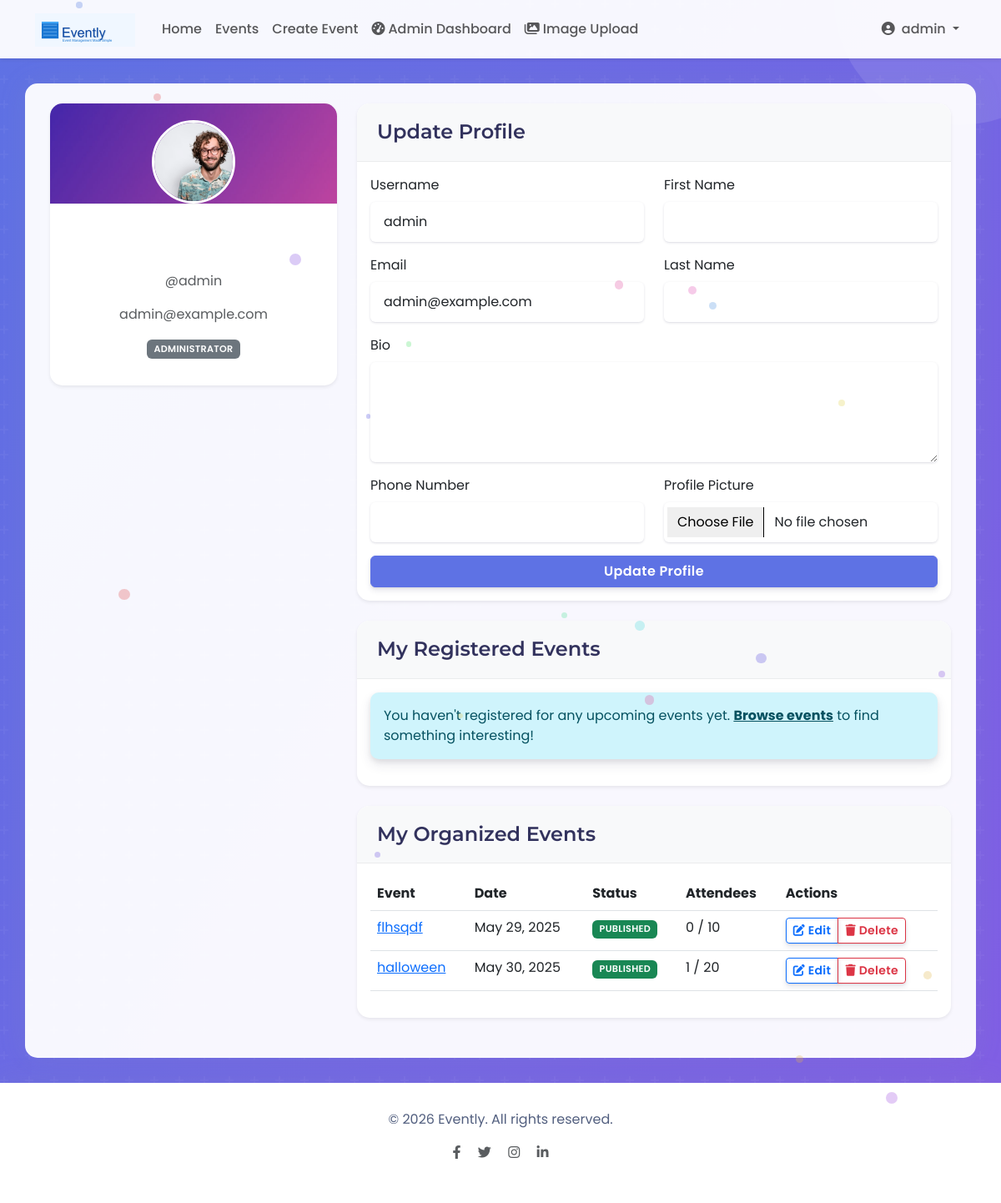
/profile/ (signed in), run on the app's committed database.
### events/models.py (models this page shows, shortened)
class UserProfile(models.Model):
    user = models.OneToOneField(User, on_delete=models.CASCADE, related_name='profile')
    bio = models.TextField(blank=True)
    profile_picture = models.ImageField(upload_to='profile_pics/', blank=True, null=True)
    phone_number = models.CharField(max_length=20, blank=True, null=True)
    role = models.CharField(max_length=20, choices=ROLE_CHOICES, default='participant')
    created_at = models.DateTimeField(auto_now_add=True)
    updated_at = models.DateTimeField(auto_now=True)

class Event(models.Model):
    title = models.CharField(max_length=200)
    slug = models.SlugField(unique=True, max_length=255)
    description = models.TextField()
    category = models.CharField(max_length=20, choices=EVENT_CATEGORIES, default='other')
    venue = models.ForeignKey(Venue, on_delete=models.SET_NULL, null=True, related_name='events')
    location_address = models.CharField(max_length=255, null=True, blank=True)
    start_date = models.DateTimeField()
    end_date = models.DateTimeField()
    capacity = models.PositiveIntegerField()
    poster_image = models.ImageField(upload_to='event_posters/', blank=True, null=True)
    organizer = models.ForeignKey(User, on_delete=models.CASCADE, related_name='organized_events')
    is_published = models.BooleanField(default=False)
    registration_deadline = models.DateTimeField(null=True, blank=True)
    created_at = models.DateTimeField(auto_now_add=True)
    updated_at = models.DateTimeField(auto_now=True)

### events/views.py (the view)
# urls.py: path('profile/', views.profile, name='profile'),
@login_required
def profile(request):
    if request.method == 'POST':
        user_form = UserUpdateForm(request.POST, instance=request.user)
        profile_form = UserProfileForm(request.POST, request.FILES, instance=request.user.profile)
        if user_form.is_valid() and profile_form.is_valid():
            user_form.save()
            profile_form.save()
            messages.success(request, f'Your profile has been updated!')
            return redirect('profile')
    else:
        user_form = UserUpdateForm(instance=request.user)
        profile_form = UserProfileForm(instance=request.user.profile)
    user_registrations = EventRegistration.objects.filter(
        participant=request.user,
        event__start_date__gte=timezone.now()
    ).order_by('event__start_date')
    organized_events = None
    if hasattr(request.user, 'profile') and request.user.profile.role in ['admin', 'organizer']:
        organized_events = Event.objects.filter(organizer=request.user).order_by('-created_at')
    notifications = Notification.objects.filter(user=request.user, is_read=False)[:5]
    return render(request, 'events/profile.html', {
        'user_form': user_form,
        'profile_form': profile_form,
        'user_registrations': user_registrations,
        'organized_events': organized_events,
        'notifications': notifications,
        'title': 'Profile'
    })

### templates/events/profile.html (shortened to what this page needs)
{% extends "events/base.html" %}
{% load static %}
{% block content %}
<div class="row">
    <div class="col-md-4">
        <div class="card shadow-sm mb-4">
            <div class="card-header p-0">
                <div class="position-relative">
                    <div class="position-absolute bottom-0 start-50 translate-middle-x" style="transform: translateY(50%);">
                        {% if user.profile.profile_picture %}
                        <img src="{{ user.profile.profile_picture.url }}" alt="{{ user.username }}" class="rounded-circle border border-3 border-white" style="width: 100px; height: 100px; object-fit: cover;">
                        {% else %}
                        <img src="{% static 'images/profiles/admin_profile.jpg' %}" alt="{{ user.username }}" class="rounded-circle border border-3 border-white" style="width: 100px; height: 100px; object-fit: cover;">
                        {% endif %}
                    </div>
                </div>
            </div>
            <div class="card-body text-center pt-5 mt-4">
                <p class="text-muted">@{{ user.username }}</p>
                <p class="text-muted">{{ user.email }}</p>
                <div class="badge bg-secondary mb-3">{{ user.profile.get_role_display }}</div>
            </div>
        </div>
    </div>
    <div class="col-md-8">
        <div class="card shadow-sm mb-4">
            <div class="card-header bg-light">
                <h4 class="mb-0">Update Profile</h4>
            </div>
            <div class="card-body">
                <form method="POST" enctype="multipart/form-data">
                    <div class="row">
                        <div class="col-md-6">
                            <div class="mb-3">
                                <label for="{{ user_form.username.id_for_label }}" class="form-label">Username</label>
                                {{ user_form.username }}
                            </div>
                            <div class="mb-3">
                                <label for="{{ user_form.email.id_for_label }}" class="form-label">Email</label>
                                {{ user_form.email }}
                            </div>
                        </div>
                        <div class="col-md-6">
                            <div class="mb-3">
                                <label for="{{ user_form.first_name.id_for_label }}" class="form-label">First Name</label>
                                {{ user_form.first_name }}
                            </div>
                            <div class="mb-3">
                                <label for="{{ user_form.last_name.id_for_label }}" class="form-label">Last Name</label>
                                {{ user_form.last_name }}
                            </div>
                        </div>
                    </div>
                    <div class="mb-3">
                        <label for="{{ profile_form.bio.id_for_label }}" class="form-label">Bio</label>
                        {{ profile_form.bio }}
                    </div>
                    <div class="row">
                        <div class="col-md-6">
                            <div class="mb-3">
                                <label for="{{ profile_form.phone_number.id_for_label }}" class="form-label">Phone Number</label>
                                {{ profile_form.phone_number }}
                            </div>
                        </div>
                        <div class="col-md-6">
                            <div class="mb-3">
                                <label for="{{ profile_form.profile_picture.id_for_label }}" class="form-label">Profile Picture</label>
                                {{ profile_form.profile_picture }}
                            </div>
                        </div>
                    </div>
                    <div class="d-grid">
                        <button type="submit" class="btn btn-primary">Update Profile</button>
                    </div>
                </form>
            </div>
        </div>
        <div class="card shadow-sm mb-4">
            <div class="card-header bg-light">
                <h4 class="mb-0">My Registered Events</h4>
            </div>
            <div class="card-body">
                {% if user_registrations %}
                    <div class="table-responsive">
                        <table class="table table-hover">
                            <thead>
                                <tr>
                                    <th>Event</th>
                                    <th>Date</th>
                                    <th>Status</th>
                                    <th>Actions</th>
                                </tr>
                            </thead>
                            <tbody>
                                {% for registration in user_registrations %}
                                <tr>
                                    <td>
                                        <a href="{% url 'event_detail' registration.event.slug %}">{{ registration.event.title }}</a>
                                    </td>
                                    <td>{{ registration.event.start_date|date:"M d, Y" }}</td>
                                    <td>
                                        {% if registration.status == 'confirmed' %}
                                        <span class="badge bg-success">Confirmed</span>
                                        {% elif registration.status == 'cancelled' %}
                                        <span class="badge bg-danger">Cancelled</span>
                                        {% else %}
                                        <span class="badge bg-warning">Pending</span>
                                        {% endif %}
                                    </td>
                                    <td>
                                        <div class="btn-group" role="group">
                                            <a href="{% url 'generate_ticket' registration.id %}" class="btn btn-sm btn-outline-primary" target="_blank">
                                                <i class="fas fa-ticket-alt"></i> Ticket
                                            </a>
                                            <a href="{% url 'cancel_registration' registration.id %}" class="btn btn-sm btn-outline-danger">
                                                <i class="fas fa-times"></i> Cancel
                                            </a>
                                        </div>
                                    </td>
                                </tr>
                                {% endfor %}
                            </tbody>
                        </table>
                    </div>
                {% else %}
                    <div class="alert alert-info">
                        You haven't registered for any upcoming events yet.
                        <a href="{% url 'events' %}" class="alert-link">Browse events</a> to find something interesting!
                    </div>
                {% endif %}
            </div>
        </div>
        {% if organized_events %}
        <div class="card shadow-sm mb-4">
            <div class="card-header bg-light">
                <h4 class="mb-0">My Organized Events</h4>
            </div>
            <div class="card-body">
                <div class="table-responsive">
                    <table class="table table-hover">
                        <thead>
                            <tr>
                                <th>Event</th>
                                <th>Date</th>
                                <th>Status</th>
                                <th>Attendees</th>
                                <th>Actions</th>
                            </tr>
                        </thead>
                        <tbody>
                            {% for event in organized_events %}
                            <tr>
                                <td>
                                    <a href="{% url 'event_detail' event.slug %}">{{ event.title }}</a>
                                </td>
                                <td>{{ event.start_date|date:"M d, Y" }}</td>
                                <td>
                                    {% if event.is_published %}
                                    <span class="badge bg-success">Published</span>
                                    {% else %}
                                    <span class="badge bg-secondary">Draft</span>
                                    {% endif %}
                                </td>
                                <td>{{ event.registrations.count }} / {{ event.capacity }}</td>
                                <td>
                                    <div class="btn-group" role="group">
                                        <a href="{% url 'update_event' event.slug %}" class="btn btn-sm btn-outline-primary">
                                            <i class="fas fa-edit"></i> Edit
                                        </a>
                                        <a href="{% url 'delete_event' event.slug %}" class="btn btn-sm btn-outline-danger">
                                            <i class="fas fa-trash"></i> Delete
                                        </a>
                                    </div>
                                </td>
                            </tr>
                            {% endfor %}
                        </tbody>
                    </table>
                </div>
            </div>
        </div>
        {% endif %}
    </div>
</div>
{% endblock %}

### templates/events/base.html (shortened to what this page needs)
<!DOCTYPE html>
<html lang="en">
<head>
    {% load static %}
    <link href="https://cdn.jsdelivr.net/npm/bootstrap@5.3.0/dist/css/bootstrap.min.css" rel="stylesheet">
    <link rel="stylesheet" href="https://cdnjs.cloudflare.com/ajax/libs/font-awesome/6.4.0/css/all.min.css">
    <link href="https://unpkg.com/aos@2.3.1/dist/aos.css" rel="stylesheet">
    <link rel="stylesheet" href="{% static 'css/custom.css' %}">
    <link rel="stylesheet" href="{% static 'css/animations.css' %}">
</head>
<body>
    <nav class="navbar navbar-expand-lg navbar-light bg-light shadow-sm">
        <div class="container">
            <a class="navbar-brand" href="{% url 'home' %}">
                <img src="{% static 'images/evently_logo_small.png' %}" alt="Evently Logo" height="40" class="me-2">
            </a>
            <div class="collapse navbar-collapse" id="navbarNav">
                <ul class="navbar-nav me-auto">
                    <li class="nav-item">
                        <a class="nav-link {% if request.path == '/' %}active{% endif %}" href="{% url 'home' %}">Home</a>
                    </li>
                    <li class="nav-item">
                        <a class="nav-link {% if 'events' in request.path and not 'new' in request.path %}active{% endif %}" href="{% url 'events' %}">Events</a>
                    </li>
                    {% if user.is_authenticated and user.profile.role in 'admin,organizer' %}
                    <li class="nav-item">
                        <a class="nav-link {% if 'simple-create-event' in request.path %}active{% endif %}" href="{% url 'simple_create_event' %}">Create Event</a>
                    </li>
                    <li class="nav-item">
                        <a class="nav-link {% if 'admin/dashboard' in request.path %}active{% endif %}" href="{% url 'admin_dashboard' %}">
                            <i class="fas fa-tachometer-alt me-1"></i>Admin Dashboard
                        </a>
                    </li>
                    <li class="nav-item">
                        <a class="nav-link {% if 'images/upload' in request.path %}active{% endif %}" href="{% url 'image_upload_page' %}">
                            <i class="fas fa-images me-1"></i>Image Upload
                        </a>
                    </li>
                    {% endif %}
                </ul>
                <ul class="navbar-nav">
                    {% if user.is_authenticated %}
                    <li class="nav-item dropdown">
                        <a class="nav-link dropdown-toggle" href="#" id="navbarDropdown" role="button" data-bs-toggle="dropdown" aria-expanded="false">
                            <i class="fas fa-user-circle me-1"></i> {{ user.username }}
                        </a>
                    </li>
                    {% endif %}
                </ul>
            </div>
        </div>
    </nav>
    <div class="container main-content py-4">
        {% block content %}{% endblock %}
    </div>
    <footer class="footer mt-auto">
        <div class="container text-center">
            <p>&copy; {% now "Y" %} Evently. All rights reserved.</p>
            <p>
                <a href="#" class="text-muted mx-2"><i class="fab fa-facebook-f"></i></a>
                <a href="#" class="text-muted mx-2"><i class="fab fa-twitter"></i></a>
                <a href="#" class="text-muted mx-2"><i class="fab fa-instagram"></i></a>
                <a href="#" class="text-muted mx-2"><i class="fab fa-linkedin-in"></i></a>
            </p>
        </div>
    </footer>
</body>
</html>

### data on the page
Event: title "flhsqdf", start_date "May 29, 2025", is_published "PUBLISHED", registrations.count "0", capacity "10"
Event: title "halloween", start_date "May 30, 2025", is_published "PUBLISHED", registrations.count "1", capacity "20"

### other printed values
{{ user.username }} "admin"
{{ user.email }} "admin@example.com"
{{ user.profile.get_role_display }} "ADMINISTRATOR"
